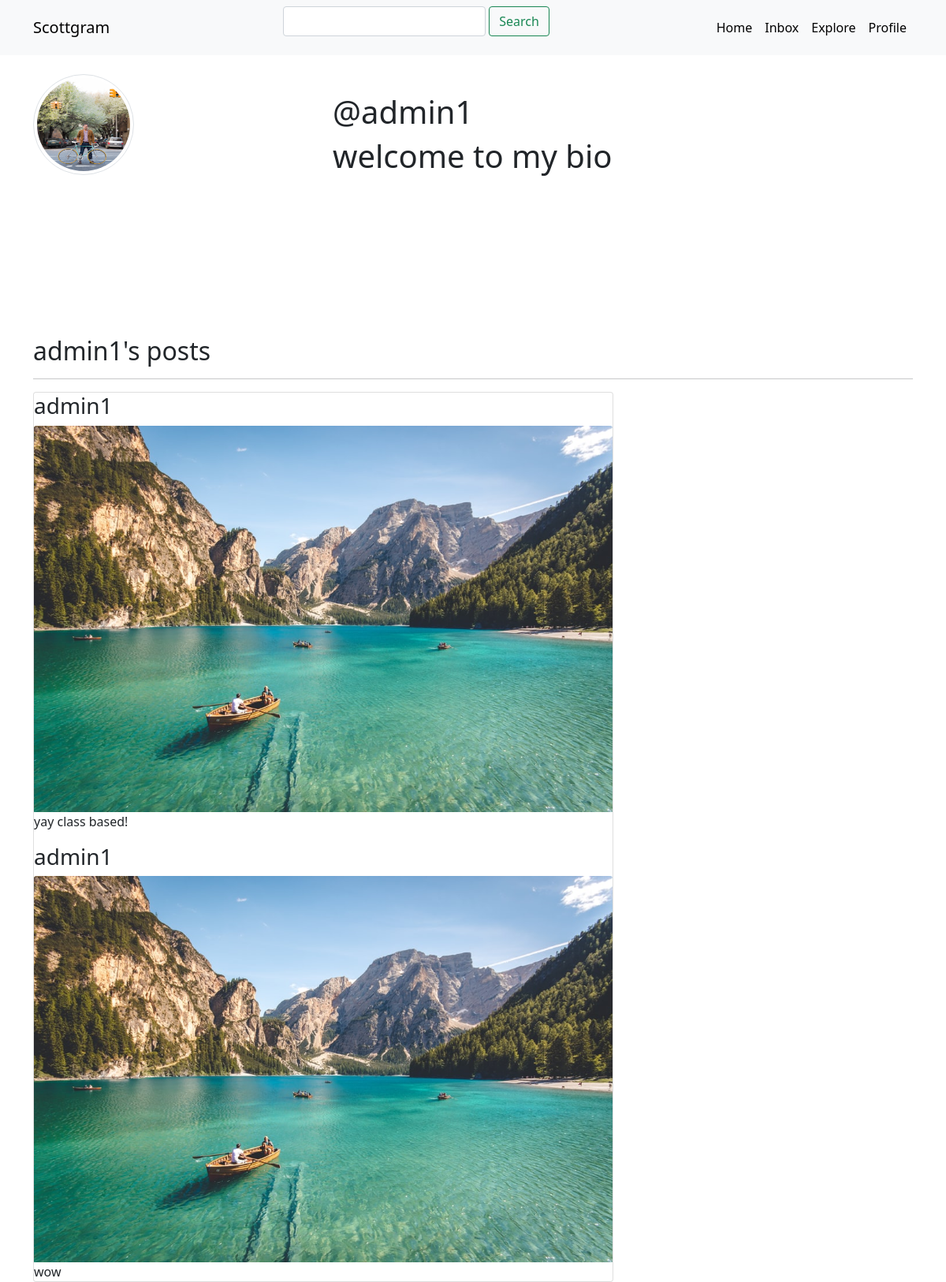
/profile/4/ (signed in), run on the app's committed database.
### accounts/models.py (models this page shows, shortened)
class Profile(models.Model):
    user = models.OneToOneField(User, on_delete=models.CASCADE)
    bio = models.CharField(max_length=350, default='welcome to my bio', null=True)
    following = models.ManyToManyField(User, related_name='following', blank=True)
    profilepic = models.ImageField(null=True, blank=True, upload_to='profiles/', default='default.jpeg')

### feed/models.py (models this page shows, shortened)
class Post(models.Model):
    author = models.ForeignKey(User, on_delete=models.CASCADE)
    title = models.CharField(max_length=200)
    description = models.CharField(max_length=200)
    created = models.DateTimeField(auto_now_add=True)
    published_date = models.DateTimeField(blank=True, null=True)
    likes = models.ManyToManyField(User, related_name='postlike')
    imagecontent = models.ImageField(null=True, blank=True, upload_to='content/')
    class Meta:
        ordering = ('-created',)

### accounts/views.py (the view)
# urls.py: path('profile/<pk>/',profile_detail, name='profile_detail' ),
def profile_detail(request,pk):
    profile = Profile.objects.get(pk=pk)
    my_profile = Profile.objects.get(user=request.user)
    my_profile_following = my_profile.following.filter(id=profile.user.id)
    is_following = profile.following.filter(id=request.user.id)
    posts = Post.objects.filter(author=profile.user)
    return render(request, 'accounts/profiledetail.html',{'profile':profile,'is_following':is_following,'my_profile':my_profile,'my_profile_following':my_profile_following,'posts':posts})

### templates/accounts/profiledetail.html
{% extends 'base.html' %}
{% block content %}
{% include "navbar.html" %}
<div class="container">
    <div class="row">
        <div class="col-4">
            <div class="img-fluid ratio ratio-1x1">
                <img class="img-thumbnail rounded-circle mw-100 my-4" src="{{profile.profilepic.url}}">
            </div>
        </div>
        <div class="col-6 my-5">
            <h1>@{{profile.user}}</h1>
            <h1>{{profile.bio}}</h1>
        </div>
    </div>
    <h2> {{profile.user}}'s posts </h2>
    <hr>
    <div class="row">
        <div class="col-8">
            <div class="card">
                {% for post in posts %}
                   <h3>{{ post.author }}</h3>
                   <img src="{{post.imagecontent.url}}" class="card-img-top">
                   <p class="card-text">{{post.description}}</p>
                {% endfor %}
               </div>
        </div>
{% endblock %}`

### static/css/style.css (style rules this page uses)
.rounded-circle { width: 128px; height: 128px; }

### data on the page
Profile: profilepic (picture), user "admin1", bio "welcome to my bio"
Post: author "admin1", imagecontent (picture), description "yay class based!"
Post: author "admin1", imagecontent (picture), description "wow"
